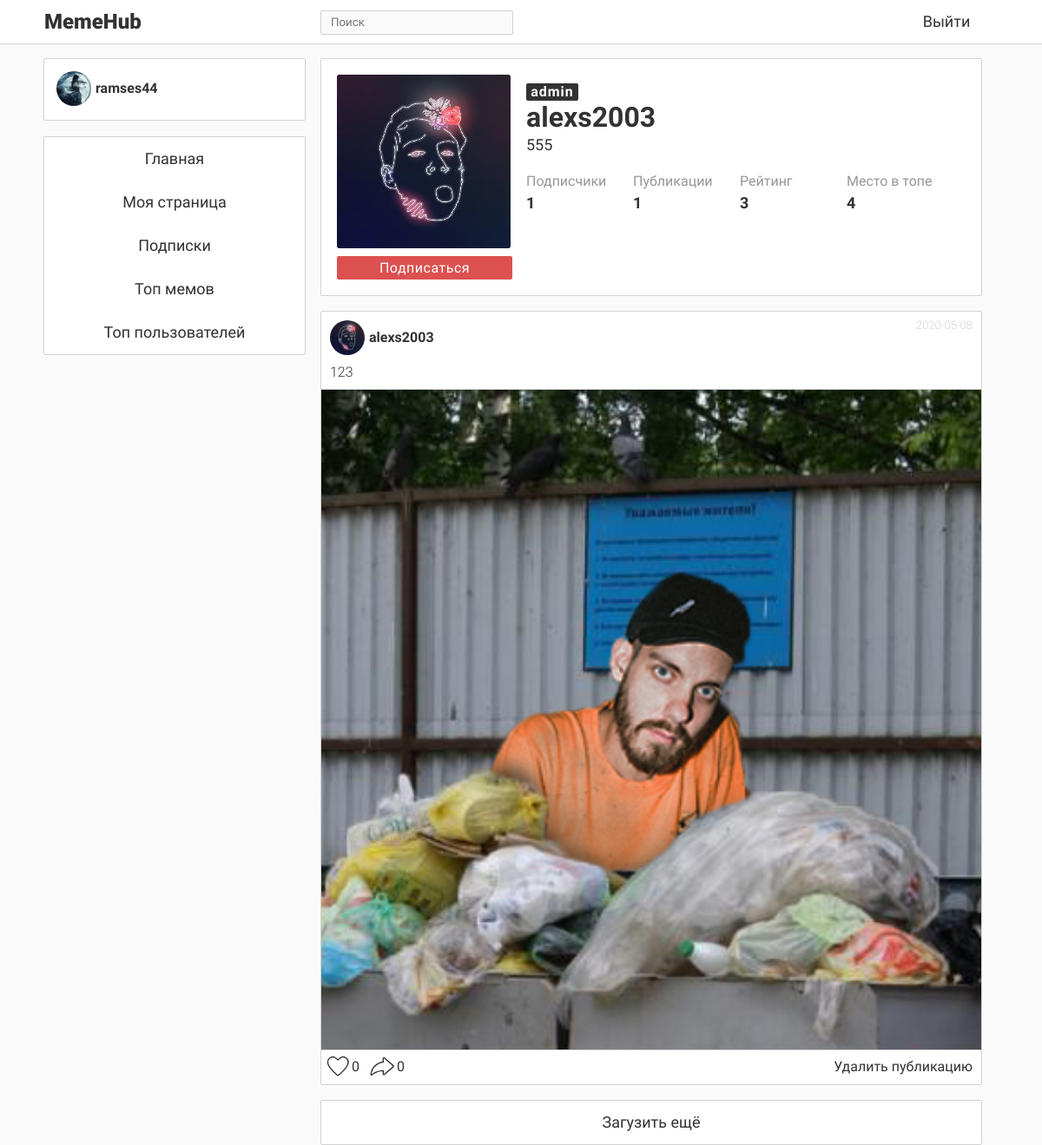
Screenshot of /author/4 (signed in) with the database file from the repository.
### data/users.py (models this page shows, shortened)
class User(SqlAlchemyBase, UserMixin, SerializerMixin):
    __tablename__ = 'users'
    id = sqlalchemy.Column(sqlalchemy.Integer,
                           primary_key=True, autoincrement=True)
    email = sqlalchemy.Column(sqlalchemy.String, unique=True, index=True, nullable=False)
    role = sqlalchemy.Column(sqlalchemy.Integer, default=0)
    hashed_password = sqlalchemy.Column(sqlalchemy.String, nullable=False)
    alias = sqlalchemy.Column(sqlalchemy.String, nullable=False)  # То, как пользователь подписан у других
    about = sqlalchemy.Column(sqlalchemy.String, nullable=True)
    bdate = sqlalchemy.Column(sqlalchemy.DateTime, nullable=True)
    memes = orm.relation("Meme", back_populates='author_')
    avatar = sqlalchemy.Column(sqlalchemy.String, default='default.png')
    liked = orm.relation("Meme", secondary='likes', backref='user', lazy='dynamic')
    repostes = orm.relation("Repost", back_populates='user_')
    subscribed = orm.relationship("User", secondary='subscribes',
                                  primaryjoin=(followers.c.subscriber == id),
                                  secondaryjoin=(followers.c.author == id),
                                  backref='subscriber', lazy='dynamic')
    subscribers = orm.relation("User", secondary='subscribes',
                               primaryjoin=(followers.c.author == id),
                               secondaryjoin=(followers.c.subscriber == id),
                               backref='author', lazy='dynamic')
    rating = sqlalchemy.Column(sqlalchemy.Integer, default=0)
    is_blocked = sqlalchemy.Column(sqlalchemy.Boolean, default=False)

### main.py (the view, shortened to what this page needs)
@app.route('/author/<username_id>', methods=['GET', 'POST'])
def user_page(username_id):
    form = EditProfileForm()
    form2 = MemePublishForm()
    error_message = ''
    data = gen_data(do_get_content=False)
    id_ = int(current_user.get_id()) if current_user.is_authenticated else 0
    data['content'] = get_user_content(username_id, id_).json['content']
    data['user_page'] = get_user_page_data(username_id)
    data['user_page']['error_message'] = error_message
    data['type'] = 'page'
    if data['user_page']['role'] == 'user':
        data['user_page']['role'] = ''
    session = db_session.create_session()
    data['user_page']['tags'] = [i.title for i in session.query(Tag).all()]
    return render_template('main.html', data=data, title=data['user_page']['username'], form=form, form2=form2)

### data/__all_models.py
class EditProfileForm(FlaskForm):
    key = StringField()
    alias = StringField('Псевдоним')
    about = StringField("Немного о себе")
    avatar = FileField("Изображение профиля", validators=[FileAllowed(['jpg', 'png'], 'Images only!')])
    submit = SubmitField("Зарегистрироваться")

class MemePublishForm(FlaskForm):
    note = StringField()
    tags = StringField()
    img = FileField(validators=[FileAllowed(['jpg', 'png'], 'Images only!'), DataRequired()])
    submit = SubmitField("Опубликовать")

### auxiliary/meme_selector.py (called while the page is built)
def get_most_popular():
    ses = create_session()
    return sorted(ses.query(Meme), key=lambda x: len(list(x.likes)), reverse=True)[:TOP_LEN]

def get_user_pubs(uid, k=0):
    ses = create_session()
    memes = ses.query(Meme).filter(Meme.author == uid).all()
    repostes = ses.query(Repost).filter(Repost.user == uid).all()
    return sorted(memes + repostes, key=SORT_KEY, reverse=True)[LAST_PUBS_COUNT * k: LAST_PUBS_COUNT * (k + 1)]

### auxiliary/user_selector.py (called while the page is built)
def gen_user_info(uid, self_uid=0):
    ses = create_session()
    user = ses.query(User).get(uid)
    me = ses.query(User).get(self_uid)
    users = ses.query(User).filter(User.id != 0).all()
    users = sorted(users, key=lambda x: x.rating, reverse=True)[:USER_TOP]
    return {
        'is_page': True,
        'user_img': user.avatar,
        'type': 'other',
        'role': ROLES[user.role],
        'status': user.about,
        'subs': len(list(user.subscribers)),
        'posts': len(list(user.memes)) + len(list(user.repostes)),
        'rating': user.rating,
        'top': users.index(user) + 1,
        'username': user.alias,
        'user_id': uid,
        'error_message': '',
        'is_sub': me in user.subscribers,
        'is_block': user.is_blocked
    }

### data/db_session.py (called while the page is built)
def create_session() -> Session:
    global __factory
    return __factory()

### data/memes.py (called while the page is built)
    def __eq__(self, other):
        return self.id == other.id

### gen_api.py (called while the page is built)
@blueprint.route('/get_user_info/<int:uid>')
def generate_user_info(uid):
    ses = db_session.create_session()
    user = ses.query(User).get(uid)
    return {
        'is_auth': True,
        'user_img': url_for('static', filename=f'img/avatars/{user.avatar}'),
        'id': uid,
        'alias': user.alias,
        'role': ROLES[user.role]
    }

### main.py (called while the page is built)
@login_manager.user_loader
def load_user(user_id):
    session = db_session.create_session()
    return session.query(User).get(user_id)

### templates/main.html (shortened to what this page needs)
{% extends "base.html" %}
{% block content %}
    <div id="main" >
    {% if data['user_page']['is_page'] %}
        <div class="meme_block">
            <form method="post" novalidate enctype="multipart/form-data">
                <div class="head_block">
                    <div class="img_sub_block">
                        <div class="img_block">
                            {% if data['user_page']['type'] == 'me' %}
                                <div class="up_img_text" onclick="document.getElementById('img-input').click()">Обновить
                                    фотографию
                                </div>
                                <img src="{{ data['user_page']['user_img'] }}" class="up_img">
                            {% else %}
                                <img src="{{ data['user_page']['user_img'] }}" class="up_img_other">
                            {% endif %}
                        </div>
                        <div class="sub_block">
                            {% if data['user_page']['type'] != 'me' %}
                                {% if data['user_page']['is_sub'] %}
                                    <div class="sub_button sub_button_true" id="sub-button" onclick="sub_click()">Вы
                                        подписаны
                                    </div>
                                {% else %}
                                    <div class="sub_button sub_button_false" id="sub-button" onclick="sub_click()">
                                        Подписаться
                                    </div>
                                {% endif %}
                            {% endif %}
                        </div>
                    </div>
                    <div class="username_block">
                        <div class="up_role">
                            {% if data['user_page']['role'] %}
                                <div class="admin_role">{{ data['user_page']['role'] }}</div>
                            {% endif %}
                        </div>
                        {% if data['user_page']['type'] == 'me' %}
                            <div class="up_text_block up_username_div">
                                {{ form.alias(value=data['user_page']['username'], onchange="document.getElementById('form-submit').click()", class="up_text_block_input up_username", autocomplete="off", maxlength=25) }}
                            </div>
                            <div class="up_text_block up_status_div">
                                {{ form.about(rows=5, value=data['user_page']['status'], onchange="document.getElementById('form-submit').click()", class="up_text_block_input up_status up_text_block_input2", autocomplete="off", maxlength=40) }}
                            </div>
                        {% else %}
                            <div class="up_text_block_other up_username_div_other">
                                <div class="up_text_block_input_other up_username_other">{{ data['user_page']['username'] }}</div>
                            </div>
                            <div class="up_text_block_other up_status_div_other">
                                <div class="up_text_block_input_other up_status_other up_text_block_input2_other">{{ data['user_page']['status'] }}</div>
                            </div>
                        {% endif %}
                        <div class="info_block">
                            <div class="up_data_block">
                                <div class="up_data_block_part1">Подписчики</div>
                                <div class="up_data_block_part2" id="subs-number">{{ data['user_page']['subs'] }}</div>
                            </div>
                            <div class="up_data_block">
                                <div class="up_data_block_part1">Публикации</div>
                                <div class="up_data_block_part2">{{ data['user_page']['posts'] }}</div>
                            </div>
                            <div class="up_data_block">
                                <div class="up_data_block_part1">Рейтинг</div>
                                <div class="up_data_block_part2">{{ data['user_page']['rating'] }}</div>
                            </div>
                            <div class="up_data_block">
                                <div class="up_data_block_part1">Место в топе</div>
                                <div class="up_data_block_part2">{{ data['user_page']['top'] }}</div>
                            </div>
                        </div>
                    </div>
                </div>
            </form>
        </div>
    {% endif %}
    <div class="meme_block load_button" id="load_more" onclick="load_more()">Загузить ещё</div>
    </div>
{% endblock %}

### templates/base.html (shortened to what this page needs)
<!doctype html>
<html lang="ru">
    <head>
        <link rel="stylesheet" type="text/css" href="../../static/css/main_css.css">
        <link rel="stylesheet" type="text/css" href="../../static/css/base_css.css">
        <link rel="stylesheet" type="text/css" href="../../static/css/reg_log_css.css">
        <link rel="stylesheet" type="text/css" href="../../static/css/user_page_css.css">
        <link rel="stylesheet" type="text/css" href="../../static/css/publish_css.css">
        <link rel="stylesheet" type="text/css" href="../../static/css/subscribes_css.css">
    </head>
    <body class="bg_style"
            {% if data['type'] in ('main', 'page', 'search', 'top') %} onload="window.k = 0; primary_load()"
            {% endif %}
    >
        <div class="navigation">
            <div class="nav_block">
                <div class="logo">MemeHub</div>
                <div class="search_block">
                    <div class="search_div">
                        <input class="search" placeholder="Поиск" onkeypress="return SearchEnter(event)" id="search">
                    </div>
                </div>
                {% if data['info']['is_auth'] %}
                    <a class="nav_buttons nav_button1" href="/logout">Выйти</a>
                {% else %}
                    <a class="nav_buttons nav_button1" href="/login">Войти</a>
                    <a class="nav_buttons nav_button2" href="/register">Регистрация</a>
                {% endif %}
            </div>
        </div>
        <div class="content_block">
            <div class="left_block">
                {% if data['info']['is_auth'] %}
                    <div class="menu_block menu_block2">
                        <div class="my_page" onClick="window.location='/me'">
                            <div class="test">
                                <a><img src="{{ data['info']['user_img'] }}" class="author_img"></a>
                                <div class="author_name"><a>{{ data['info']['alias'] }}</a></div>
                            </div>
                        </div>
                    </div>
                {% endif %}
                <div class="menu_block menu_block1">
                    <div class="menu_section" onClick="window.location='/'">Главная</div>
                    {% if data['info']['is_auth'] %}
                        <div class="menu_section" onClick="window.location='/me'">Моя страница</div>
                        <div class="menu_section" onClick="window.location='/subscribed'">Подписки</div>
                    {% endif %}
                    <div class="menu_section" onClick="window.location='/top_memes'">Топ мемов</div>
                    <div class="menu_section" onClick="window.location='/top_users'">Топ пользователей</div>
                </div>
            </div>
            <div class="center_block">
                {% block content %}{% endblock %}
            </div>
        </div>
    </body>
</html>

### static/css/main_css.css (style rules this page uses)
.meme_block { background-color: rgb(255,255,255); border: 0px solid #646464; border-radius: 2px; padding: 0px; width: 95%; margin: 0 auto; border: 1px solid rgb(210,210,210); padding-bottom: 0px; margin-bottom: 17px; min-width: 400px; max-width: 800px; }
.author_img { width: 40px; height: 40px; object-fit: cover; float:left; display: inline-block; border-radius: 40px; }
.author_name { float: center; text-align: left; display: inline-block; line-height: 40px; width: 50%; text-indent: 5px; font-weight: bold; color: rgb(50,50,50); padding: 0px; font-size: medium; font-family: BoldFont; }
.bg_style { background-color: rgb(250,250,250); }
a { text-decoration: none; color: rgb(50,50,50); }
.load_button { height: 50px; font-family: RegularFont; line-height: 50px; text-align: center; color: rgb(50,50,50); font-size: large; -moz-user-select: none; -khtml-user-select: none; -webkit-user-select: none; user-select: none; }

### static/css/base_css.css (style rules this page uses)
.navigation { list-style-type: none; margin-top: 0; padding: 0; overflow: hidden; background-color: rgb(255,255,255); border-bottom: 1px solid rgb(210,210,210); width: 100%; position: fixed; top: 0; left: 0; max-height: 50px; height: 50px; z-index: 999999; }
.search { outline: none; border: none; color: rgb(50,50,50); width: 90%; height: 80%; display: block; margin-left: auto; margin-right: auto; margin-top: 1px; font-family: RegularFont; background-color: rgb(250,250,250); }
.search_div { border: 1px solid rgb(210,210,210); width: 100%; height: 26px; margin-top: 12px; margin-bottom: 12px; margin-left: auto; margin-right: auto; float: center; border-radius: 2px; background-color: rgb(250,250,250); }
.left_block { width: 300px; height: 400px; position: fixed; float: left; z-index: 9999; }
.menu_block { width: 300px; border-radius: 2px; border: 1px solid rgb(210,210,210); background-color: rgb(255,255,255); }
.menu_block1 { margin-bottom: 18px; }
.menu_block2 { height: 70px; margin-bottom: 18px; }
.menu_section { width: 100%; height: 50px; font-family: RegularFont; line-height: 50px; text-align: center; color: rgb(50,50,50); font-size: large; -moz-user-select: none; -khtml-user-select: none; -webkit-user-select: none; user-select: none; }
.center_block { margin-left: 300px; width: 800px; min-width: 400px; max-width: 800px; }
.content_block { width: 1100px; height: 1000px; margin-top: 67px; margin-left: auto; margin-right: auto; max-width: 99%; }
.logo { float: left; font-family: BlackFont; text-align: left; color: rgb(50,50,50); font-size: x-large; height: 50px; line-height: 50px; display: block; width: 15%; padding-left: 1px; background-color: rgb(0,0,255) display: inline-block; -moz-user-select: none; -khtml-user-select: none; -webkit-user-select: none; user-select: none; }
.nav_block { width: 1100px; margin-left: auto; margin-right: auto; height: 100%; background-color: rgb(0,255,0) white-space: nowrap; }
.search_block { float: left; height: 100%; width: 20%; display: inline-block; margin-left: 153px; }
.nav_buttons { float: right; font-family: RegularFont; text-align: center; color: rgb(50,50,50); font-size: large; height: 50px; line-height: 50px; display: block; padding-left: 1px; display: inline-block; -moz-user-select: none; -khtml-user-select: none; -webkit-user-select: none; user-select: none; }
.nav_button1 { width: 80px; margin-right: 20px; }
.my_page { width: 100%; height: 100%; padding-top: 14px; padding-left: 14px; }

### templates/main.html (style rules this page uses)
.head_block { height: 236px; }

### rows the page displays
User: info.alias "ramses44"
User: user_page.username "alexs2003", user_page.status "555"

### other values shown
{{ data['user_page']['role'] }} "admin"
{{ data['user_page']['subs'] }} "1"
{{ data['user_page']['posts'] }} "1"
{{ data['user_page']['rating'] }} "3"
{{ data['user_page']['top'] }} "4"
